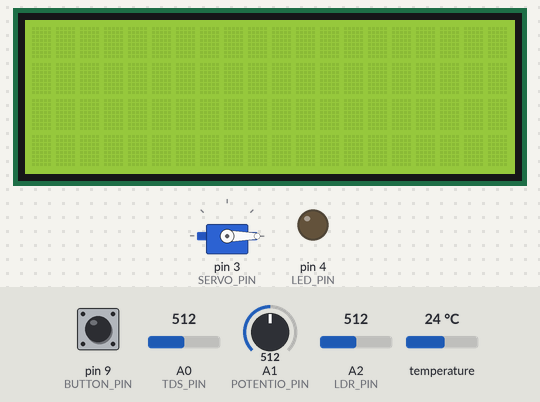
This program was run on a simulated Arduino Uno, built with avr-gcc and run on an emulated ATmega328P. On the bench: servo, 20×4 character LCD, output pins drawn as LEDs (lit = HIGH). The test bench sets the inputs (shaded band); at power-on: A0 (TDS_PIN) = 512, pin 9 (BUTTON_PIN) HIGH, A1 (POTENTIO_PIN) = 512, A2 (LDR_PIN) = 512, temperature 24 °C. The local clock reads 2024-03-15 10:24:30 at power-on unless the program sets it; storage starts empty.

Above: at 1.2 s.
1.3 s: A0 (TDS_PIN) set to 306
At 2.1 s:
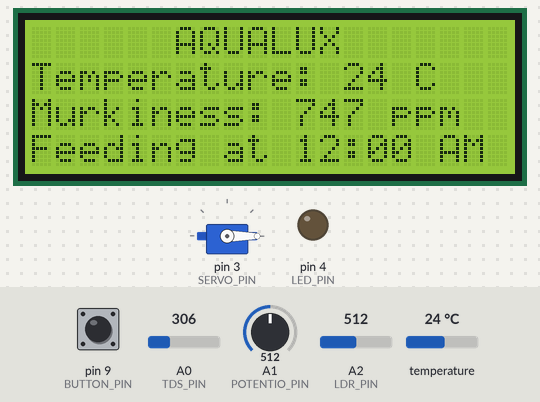
3.3 s: pin 9 (BUTTON_PIN) pulled LOW for 1 s
At 4.3 s:
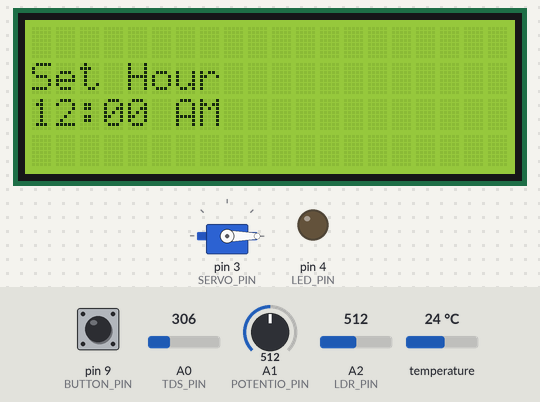
5.8 s: pin 9 (BUTTON_PIN) pulled LOW for 0.15 s
At 6.3 s:
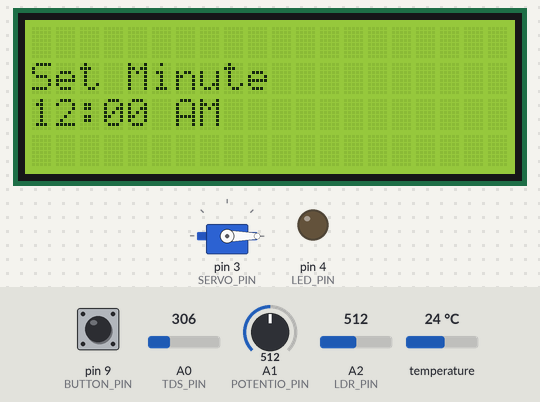
7.4 s: A1 (POTENTIO_PIN) set to 716
At 8.3 s:
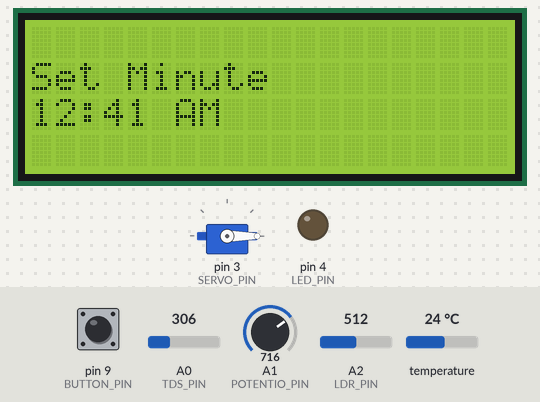
8.9 s: A1 (POTENTIO_PIN) set to 992
At 9.6 s:
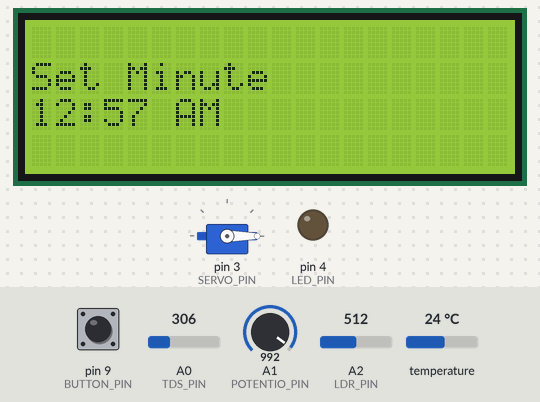
10.4 s: A1 (POTENTIO_PIN) set to 1010
Timing chart, 0 to 12.9 s (numbered marks = the images above; inputs shaded):
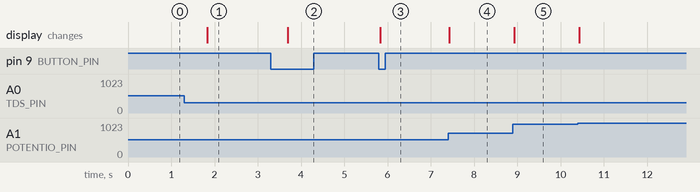

Measured:
- after the input at 1.3 s, the display: changes after 0.54 s (image 1)
- after the input at 3.3 s, the display: changes after 0.39 s (image 2)
- after the input at 5.8 s, the display: changes at once (image 3)
- after the input at 7.4 s, the display: changes at once (image 4)
- after the input at 8.9 s, the display: changes at once (image 5)

The program:

main.cpp
```cpp
#include <Arduino.h>
#include <OneWire.h>
#include <DallasTemperature.h>
#include <LiquidCrystal_I2C.h>
#include <Servo.h>
#include <virtuabotixRTC.h>
#include <Time.h>
#include <SD.h>

#include <build_time.h>
#include <pins.h>
#include <adjustments.h>

OneWire tempWire(TEMP_PIN);
DallasTemperature tempSensor(&tempWire);
LiquidCrystal_I2C lcd(0x27, 20, 4);
virtuabotixRTC myRTC(RTC_CLK_PIN, RTC_DAT_PIN, RTC_RST_PIN);
Servo servo;

// Sensor reading data values
int ldrValue, tempValue, tdsValue, potentioValue;
bool buttonPressed = false;
Time feedingTime(0, 0);

// Current page for LCD menu
uint8_t menuPage = 1;

// Last time the LCD was updated
unsigned long lastUpdate = -1;

File dataFile;

// Define utility functions
int readPotentio(int max);
int readTDS();
int readTemp();
void readSensors();
void printData();
void handleButtonPress();
void handleLight();
void handleFeeding();

void setup() {
  Serial.begin(9600);

  //Initialize input and output devices
  pinMode(LED_PIN, OUTPUT);
  pinMode(BUTTON_PIN, INPUT_PULLUP);

  //Initialize the servo
  servo.attach(SERVO_PIN);
  servo.write(0); //Initial Position

  //Initialize the LCD
  lcd.init();
  lcd.backlight();

  if (!SD.begin(SD_CHIP_SELECT_PIN)) {
    lcd.setCursor(0, 1);
    lcd.print("Can't load SD card");
    lcd.setCursor(0, 2);
    lcd.print("Insert SD card...");
    while (true);
  }

  dataFile = SD.open(FILE_NAME, FILE_WRITE);

  myRTC.setDS1302Time(
    BUILD_SEC + 9, BUILD_MIN, BUILD_HOUR,
    0, BUILD_DAY, BUILD_MONTH, BUILD_YEAR
  );
}

void loop() {
  if (buttonPressed != !digitalRead(BUTTON_PIN)) {
    buttonPressed = !digitalRead(BUTTON_PIN);
    if (buttonPressed) handleButtonPress();
  }

  if (menuPage == 1 && (millis() - lastUpdate >= 1000)) {
    readSensors();
    printData();
    handleLight();

    lastUpdate = millis();
  } else if (menuPage == 2) {
    if (potentioValue != readPotentio(23)) {
      potentioValue = readPotentio(23);
      feedingTime.updateHour(potentioValue);
    }

    lcd.setCursor(0, 1);
    lcd.print("Set Hour");
    lcd.setCursor(0, 2);
    feedingTime.print(lcd);
  } else if (menuPage == 3) {
    if (potentioValue != readPotentio(59)) {
      potentioValue = readPotentio(59);
      feedingTime.updateMinute(potentioValue);
    }

    lcd.setCursor(0, 1);
    lcd.print("Set Minute");
    lcd.setCursor(0, 2);
    feedingTime.print(lcd);
  }

  handleFeeding();
  dataFile.flush();
}

int readPotentio(int max) {
  return map(
    analogRead(POTENTIO_PIN),
    POTENTIO_MIN, POTENTIO_MAX,
    0, max
  );
}

int readTDS() {
  int analogValue = analogRead(TDS_PIN);
  float voltage = (analogValue / AN_DC) * VOLT;
  return (voltage * CAL_FAC) * 1000;
}

int readTemp() {
  tempSensor.requestTemperatures();
  return tempSensor.getTempCByIndex(0);
}

void readSensors() {
  tempValue = readTemp();
  tdsValue = readTDS();
  ldrValue = analogRead(LDR_PIN);
}

void printData() {
  lcd.setCursor(6, 0);
  lcd.print("AQUALUX");

  lcd.setCursor(0, 1);
  lcd.print("Temperature: ");
  lcd.print(tempValue);
  lcd.print(" C  ");

  lcd.setCursor(0, 2);
  lcd.print("Murkiness: ");
  lcd.print(tdsValue);
  lcd.print(" ppm  ");

  lcd.setCursor(0, 3);
  lcd.print("Feeding at ");
  feedingTime.print(lcd);
  lcd.print("    ");

  myRTC.updateTime();
  dataFile.print("[");
  dataFile.print(myRTC.hours);
  dataFile.print(":");
  dataFile.print(myRTC.minutes);
  dataFile.print(":");
  dataFile.print(myRTC.seconds);
  dataFile.print("] Temperature=");
  dataFile.print(tempValue);
  dataFile.print(" Murkiness=");
  dataFile.print(tdsValue);
  dataFile.println();
}

void handleButtonPress() {
  if (menuPage == 1) {
    potentioValue = readPotentio(23);
  } else if (menuPage == 2) {
    potentioValue = readPotentio(59);
  } else if (menuPage >= 3) {
    menuPage = 0;
  }

  menuPage++;
  lcd.clear();
}

void handleLight() {
  if (ldrValue < LIGHT_BASE) {
    digitalWrite(LED_PIN, LOW);
  } else {
    digitalWrite(LED_PIN, HIGH);
  }
}

void handleFeeding() {
  if (feedingTime.equal(myRTC)) {
    for (int i = 1; i <= SERVO_REPEAT; i++) {
      servo.write(SERVO_ANGLE);
      delay(SERVO_DELAY);
      servo.write(0);
      delay(SERVO_DELAY);
    }
  }
}
```

adjustments.h
```cpp
#define VOLT 5.0
#define AN_DC 1024.0
#define CAL_FAC 0.5
#define LIGHT_BASE 700
#define SERVO_ANGLE 150
#define SERVO_DELAY 200
#define SERVO_REPEAT 5
#define POTENTIO_MIN 10
#define POTENTIO_MAX 1010
#define FILE_NAME "data.log"
```

build_time.h
```cpp
#define BUILD_YEAR ((__DATE__[7] - '0')*1000 + (__DATE__[8] - '0')*100 + (__DATE__[9] - '0')*10 + (__DATE__[10] - '0'))

#define BUILD_MONTH_IS_JAN (__DATE__[0] == 'J' && __DATE__[1] == 'a' && __DATE__[2] == 'n')
#define BUILD_MONTH_IS_FEB (__DATE__[0] == 'F')
#define BUILD_MONTH_IS_MAR (__DATE__[0] == 'M' && __DATE__[1] == 'a' && __DATE__[2] == 'r')
#define BUILD_MONTH_IS_APR (__DATE__[0] == 'A' && __DATE__[1] == 'p')
#define BUILD_MONTH_IS_MAY (__DATE__[0] == 'M' && __DATE__[1] == 'a' && __DATE__[2] == 'y')
#define BUILD_MONTH_IS_JUN (__DATE__[0] == 'J' && __DATE__[1] == 'u' && __DATE__[2] == 'n')
#define BUILD_MONTH_IS_JUL (__DATE__[0] == 'J' && __DATE__[1] == 'u' && __DATE__[2] == 'l')
#define BUILD_MONTH_IS_AUG (__DATE__[0] == 'A' && __DATE__[1] == 'u')
#define BUILD_MONTH_IS_SEP (__DATE__[0] == 'S')
#define BUILD_MONTH_IS_OCT (__DATE__[0] == 'O')
#define BUILD_MONTH_IS_NOV (__DATE__[0] == 'N')
#define BUILD_MONTH_IS_DEC (__DATE__[0] == 'D')

#define BUILD_MONTH_CH0 \
    ((BUILD_MONTH_IS_OCT || BUILD_MONTH_IS_NOV || BUILD_MONTH_IS_DEC) ? '1' : '0')

#define BUILD_MONTH_CH1 \
    ( \
        (BUILD_MONTH_IS_JAN) ? '1' : \
        (BUILD_MONTH_IS_FEB) ? '2' : \
        (BUILD_MONTH_IS_MAR) ? '3' : \
        (BUILD_MONTH_IS_APR) ? '4' : \
        (BUILD_MONTH_IS_MAY) ? '5' : \
        (BUILD_MONTH_IS_JUN) ? '6' : \
        (BUILD_MONTH_IS_JUL) ? '7' : \
        (BUILD_MONTH_IS_AUG) ? '8' : \
        (BUILD_MONTH_IS_SEP) ? '9' : \
        (BUILD_MONTH_IS_OCT) ? '0' : \
        (BUILD_MONTH_IS_NOV) ? '1' : \
        (BUILD_MONTH_IS_DEC) ? '2' : \
        /* error default */    '?' \
    )

#define BUILD_MONTH ((BUILD_MONTH_CH0 - '0')*10 + (BUILD_MONTH_CH1 - '0'))

#define BUILD_DAY_CH0 ((__DATE__[4] >= '0') ? (__DATE__[4]) : '0')
#define BUILD_DAY ((BUILD_DAY_CH0 - '0')*10 + (__DATE__[ 5] - '0'))

#define BUILD_HOUR ((__TIME__[0] - '0')*10 + (__TIME__[1] - '0'))
#define BUILD_MIN ((__TIME__[3] - '0')*10 + (__TIME__[4] - '0'))
#define BUILD_SEC ((__TIME__[6] - '0')*10 + (__TIME__[7] - '0'))
```

pins.h
```cpp
#define SERVO_PIN 3
#define LED_PIN 4
#define TEMP_PIN 5
#define RTC_CLK_PIN 6
#define RTC_DAT_PIN 7
#define RTC_RST_PIN 8
#define BUTTON_PIN 9
#define TDS_PIN A0
#define POTENTIO_PIN A1
#define LDR_PIN A2
```
